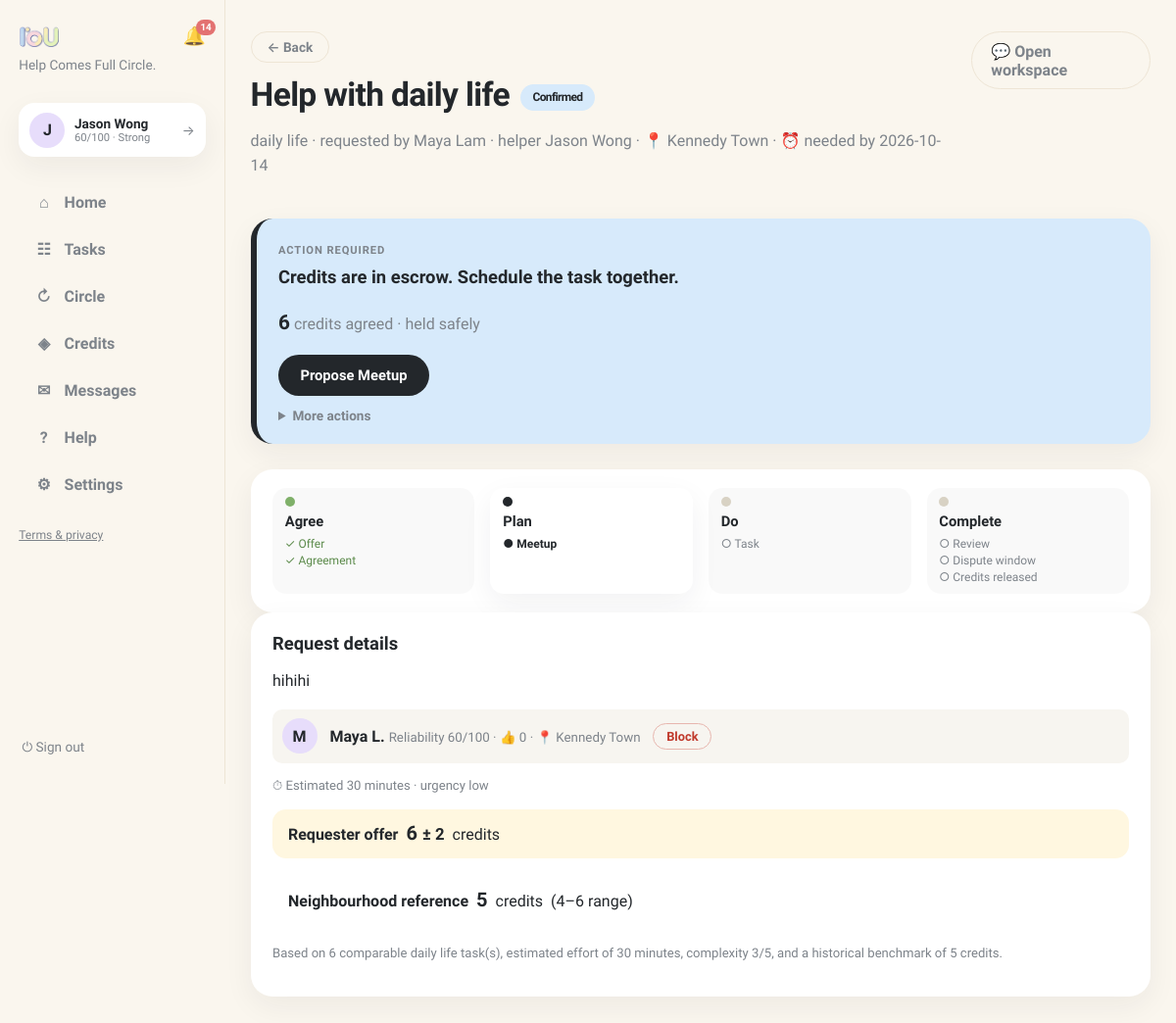
The page /requests/24 (signed in) on the database as committed earlier.
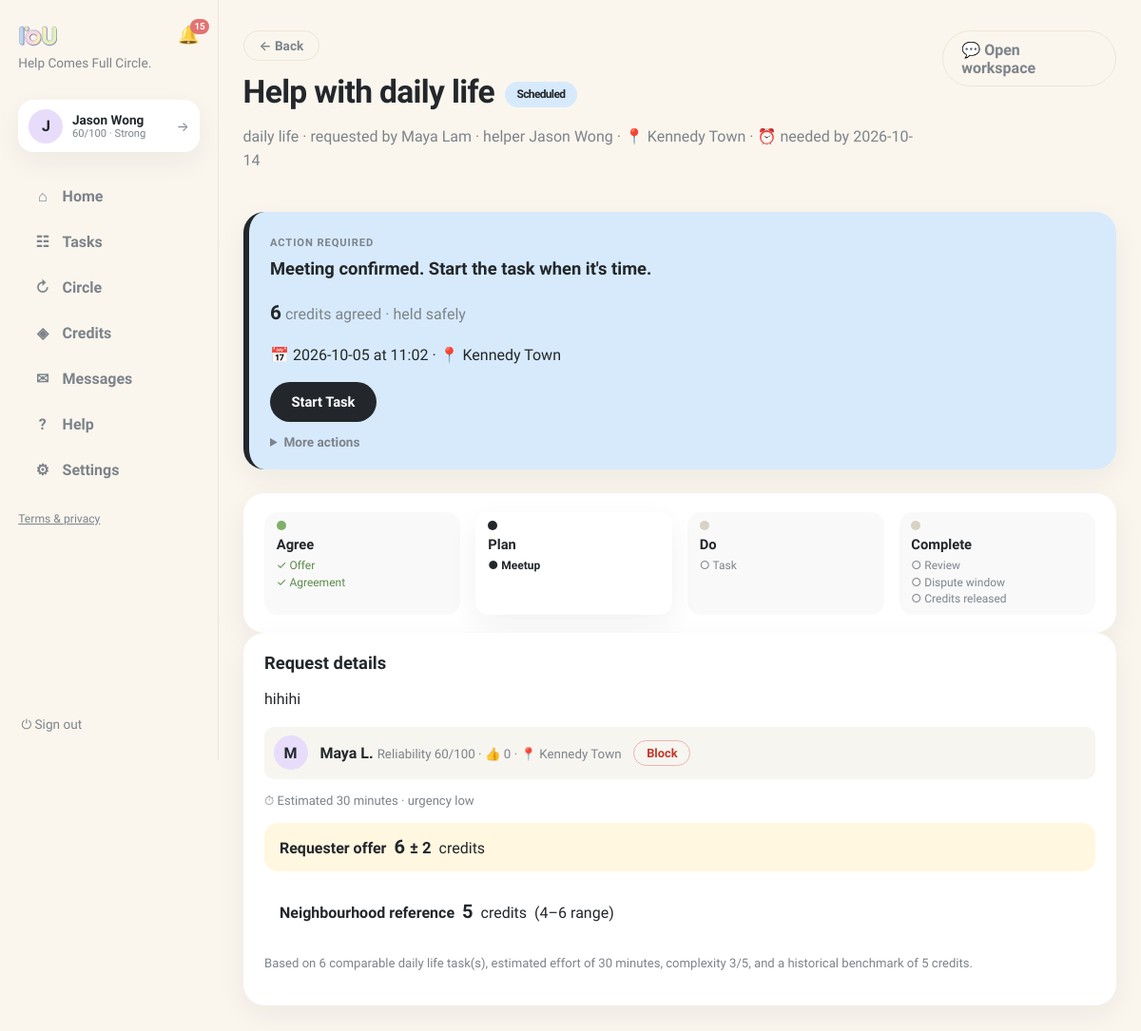
The same page on the database as committed later.
### tables this page shows
CREATE TABLE requests (
                id INTEGER PRIMARY KEY, title TEXT NOT NULL, description TEXT NOT NULL,
                category TEXT NOT NULL, requester_id INTEGER NOT NULL,
                status TEXT NOT NULL DEFAULT 'open', provider_id INTEGER,
                requester_value INTEGER, requester_buffer INTEGER,
                provider_value INTEGER, provider_buffer INTEGER,
                agreed_value INTEGER, negotiation_deadline TEXT,
                effort_minutes INTEGER, complexity INTEGER, quality_score INTEGER,
                completed_at TEXT,
                created_at TEXT NOT NULL, location TEXT, needed_by TEXT, urgency TEXT, meetup_date TEXT, meetup_time TEXT, meetup_location TEXT, preferred_time TEXT, completion_note TEXT, completion_evidence TEXT, confirm_requester INTEGER NOT NULL DEFAULT 0, confirm_provider INTEGER NOT NULL DEFAULT 0, started_at TEXT, provider_completed_at TEXT, requester_confirmed_at TEXT, release_at TEXT, proof_path TEXT, proof_status TEXT, dispute_eligible INTEGER NOT NULL DEFAULT 1, dispute_window_days INTEGER NOT NULL DEFAULT 3, settlement_value INTEGER, circle_id INTEGER, cancel_requested_by INTEGER, cancel_reason TEXT, cancel_compensation INTEGER NOT NULL DEFAULT 0, evidence_required INTEGER NOT NULL DEFAULT 1, duration_minutes INTEGER NOT NULL DEFAULT 0,
                FOREIGN KEY(requester_id) REFERENCES users(id),
                FOREIGN KEY(provider_id) REFERENCES users(id)
            );

### app.py (the view)
@app.get("/requests/{request_id}", response_class=HTMLResponse)
def request_detail(request: Request, request_id: int):
    user = current_user(request)
    if not user:
        return RedirectResponse("/login", status_code=303)
    with db() as connection:
        expire_negotiations(connection)
        advance_disputes(connection)
        item = load_request(connection, request_id)
        if not item:
            return render(request, "error.html", message="That request does not exist.")
        recommendations = {
            item["id"]: recommendation(
                connection, item["category"], item["effort_minutes"] or 30,
                item["complexity"] or 3, item["quality_score"] or 3,
            )
        }
        history = load_history(connection, user["id"])
        disputes = load_disputes(connection)
        offer = pending_message(connection, request_id, "offer")
        meetup = pending_message(connection, request_id, "meetup")
        message_count = connection.execute(
            "SELECT COUNT(*) c FROM messages WHERE request_id=?", (request_id,)
        ).fetchone()["c"]
        dispute = connection.execute(
            "SELECT * FROM disputes WHERE request_id=?", (request_id,)
        ).fetchone()
        requester_profile = connection.execute(
            "SELECT id,name,reliability,district FROM users WHERE id=?",
            (item["requester_id"],)).fetchone()
        requester_thumbs = connection.execute(
            "SELECT COUNT(*) c FROM transactions WHERE provider_id=? AND kudos_given=1",
            (item["requester_id"],)).fetchone()["c"]
    is_owner = item["requester_id"] == user["id"]
    is_provider = item["provider_id"] == user["id"]
    involved = is_owner or is_provider
    my_confirm = (is_owner and item["confirm_requester"]) or (is_provider and item["confirm_provider"])
    hero = hero_for(item, user["id"], offer, meetup, dispute, my_confirm)
    return render(
        request,
        "request_detail.html",
        item=item,
        recommendations=recommendations,
        history=history,
        disputes=disputes,
        pending_offer=offer,
        pending_meetup=meetup,
        dispute=dispute,
        message_count=message_count,
        is_owner=is_owner,
        is_provider=is_provider,
        involved=involved,
        my_confirm=my_confirm,
        requester_profile=requester_profile,
        requester_thumbs=requester_thumbs,
        hero=hero,
        status_label=STATUS_LABELS.get(item["status"], item["status"]),
        step_index=STATUS_STEP.get(item["status"], 0),
        timeline_steps=TIMELINE_STEPS,
        genre_emoji=GENRE_EMOJI,
    )

### templates/request_detail.html (shortened to what this page needs)
{% extends "base.html" %}
{% block content %}
{% set next = '/requests/' ~ item.id %}
<header class="page-head">
  <div>
    <a class="btn-ghost btn-back" href="javascript:history.back()">← Back</a>
    <h1 style="margin-top:.8rem">{{ item.title }} <span class="status s-{{ item.status }} title-status">{{ status_label }}</span></h1>
    <p class="muted">{{ item.category }} · requested by {{ item.requester_name }}{% if item.provider_name %} · helper {{ item.provider_name }}{% endif %}{% if item.location %} · 📍 {{ item.location }}{% endif %}{% if item.preferred_time %} · 🕒 meetup {{ item.preferred_time|replace('T',' ') }}{% elif item.needed_by %} · ⏰ needed by {{ item.needed_by }}{% endif %}</p>
  </div>
  {% if involved and message_count %}
  <a class="btn-ghost" href="/chat/{{ item.id }}">💬 Open workspace</a>
  {% endif %}
</header>
<section class="card action-card s-{{ item.status }}">
  <small class="action-kicker">{% if hero.actor == 'you' %}Action required{% elif hero.actor == 'other' %}Waiting for them{% else %}Current status{% endif %}</small>
  <p class="action-label">{{ hero.label }}</p>
  {% if item.agreed_value and item.status not in ('open','negotiating') %}
  <p class="hero-credits"><b>{{ item.agreed_value }}</b> credits agreed
    {% if item.status in ('confirmed','scheduled','in_progress','completion_submitted','disputed','mediation','human_review') %}· held safely{% endif %}
  </p>
  {% endif %}
  {% if item.status == 'scheduled' %}
  <p class="hero-meetup">📅 {{ item.meetup_date }} at {{ item.meetup_time }} · 📍 {{ item.meetup_location }}</p>
  {% endif %}
  <div class="hero-actions">
    {% if hero.action and item.status != 'open' %}
      {% if hero.action.modal %}
      <button class="btn-primary" data-modal-open="{{ hero.action.modal }}">{{ hero.action.text }}</button>
      {% else %}
      <a class="btn-primary" href="{{ hero.action.href }}">{{ hero.action.text }}</a>
      {% endif %}
    {% endif %}
  </div>
  {% set has_more = (item.status == 'open' and is_owner) or (item.status in ('disputed','mediation') and involved) or (involved and item.provider_id and item.status not in ('cancelled','completed','resolved')) or (item.status in ('completed_pending_release','completed','resolved') and (is_owner or involved)) %}
  {% if has_more %}
  <details class="more-actions"><summary>More actions</summary>
  </details>
  {% endif %}
</section>
{% if item.status != 'open' %}
<section class="card progress-card">
  {% include "_progress.html" %}
</section>
{% endif %}
<div class="detail-layout">
  <div class="card">
    <h2>Request details</h2>
    <p>{{ item.description }}</p>
    {% if requester_profile %}
    <div class="requester-preview">
      <div class="avatar">{{ requester_profile.name[0] }}</div>
      <div>
        <b>{{ requester_profile.name.split(' ')[0] }}{{ ' ' ~ requester_profile.name.split(' ')[-1][0] ~ '.' if requester_profile.name.split(' ')|length > 1 else '' }}</b>
        <small class="muted">Reliability {{ requester_profile.reliability }}/100 · 👍 {{ requester_thumbs }} · 📍 {{ item.location or requester_profile.district or 'nearby' }}</small>
      </div>
      {% if not is_owner %}<form method="post" action="/users/{{ item.requester_id }}/block"><input type="hidden" name="next" value="/requests/{{ item.id }}"><button class="btn-ghost btn-sm danger">Block</button></form>{% endif %}
    </div>
    {% endif %}
    {% if item.effort_minutes %}<p class="muted small">⏱ Estimated {{ item.effort_minutes }} minutes{% if item.urgency %} · urgency {{ item.urgency }}{% endif %}</p>{% endif %}
    <p class="offer"><b>Requester offer</b><span class="offer-num">{{ item.requester_value }} <small>± {{ item.requester_buffer }}</small></span> credits</p>
    <p class="ai-suggestion"><b>Neighbourhood reference</b><span class="offer-num">{{ recommendations[item.id].recommended }}</span> credits <span>({{ recommendations[item.id].range[0] }}–{{ recommendations[item.id].range[1] }} range)</span></p>
    <p class="muted small">{{ recommendations[item.id].explanation }}</p>
  </div>
</div>
{% endblock %}

### templates/base.html (shortened to what this page needs)
<!doctype html>
<html lang="en"><head><link rel="stylesheet" href="/static/style.css"></head>
<body class="app-body">
<nav class="sidebar">
  <div class="brand-row">
    <a class="brand" href="/"><img class="brand-logo" src="/static/iou-logo2.png" alt="IoU"></a>
    {% if user %}
    <a class="bell {% if page == 'notifications' %}active{% endif %}" href="/notifications" title="Notifications">🔔{% if unread_notifs or unread_msgs %}<span class="bell-badge">{{ (unread_notifs or 0) + (unread_msgs or 0) }}</span>{% endif %}</a>
    {% endif %}
  </div>
  <p class="brand-tag">Help Comes Full Circle.</p>
  {% if user %}
  <a class="side-user" href="/profile" title="Your profile">
    <div class="avatar">{{ user.name[0] }}</div>
    {% set sc = user.reliability if user.reliability is not none else 60 %}
    {% set lab = 'Suspended' if sc <= 0 else ('Restricted' if sc < 30 else ('Limited' if sc < 60 else ('Strong' if sc < 80 else 'Excellent'))) %}
    <div class="sidebar-user-meta"><b>{{ user.name }}</b>
      <small>{{ sc }}/100 · {{ lab }}</small>
    </div>
    <span class="side-user-arrow">→</span>
  </a>
  <div class="nav-links">
    <a class="nav-link {% if page == 'home' %}active{% endif %}" href="/"><span class="nav-ico">⌂</span>Home</a>
    <a class="nav-link {% if page == 'browse' %}active{% endif %}" href="/browse"><span class="nav-ico">☷</span>Tasks</a>
    <a class="nav-link {% if page == 'circle' %}active{% endif %}" href="/chain-invitations"><span class="nav-ico">↻</span>Circle{% if circle_pending %}<span class="unread-dot"></span>{% endif %}</a>
    <a class="nav-link {% if page == 'credits' %}active{% endif %}" href="/history"><span class="nav-ico">◈</span>Credits</a>
    <a class="nav-link {% if page == 'messages' %}active{% endif %}" href="/messages"><span class="nav-ico">✉</span>Messages{% if unread_msgs %}<span class="unread-dot"></span>{% endif %}</a>
    <a class="nav-link {% if page == 'help' %}active{% endif %}" href="/help"><span class="nav-ico">?</span>Help</a>
    <a class="nav-link {% if page == 'account' %}active{% endif %}" href="/account"><span class="nav-ico">⚙</span>Settings</a>
  </div>
  <p class="nav-footer"><a href="/legal">Terms &amp; privacy</a></p>
  <form method="post" action="/logout" class="side-logout"><button class="link-button" title="Sign out">⏻ Sign out</button></form>
  {% else %}
  <div class="nav-links">
    <a class="nav-link" href="/login"><span class="nav-ico">→</span>Sign in</a>
    <a class="nav-link" href="/register"><span class="nav-ico">＋</span>Create account</a>
  </div>
  <p class="nav-footer"><a href="/legal">Terms &amp; privacy</a></p>
  {% endif %}
</nav>
<main class="content {% block content_class %}{% endblock %}">{% block content %}{% endblock %}</main>
</body></html>

Rows that differ between the two databases and show on the page:
changed requests "Help with daily life": status "Confirmed" → "Scheduled"; meetup_date (not shown) → "2026-10-05"; meetup_time (not shown) → "11:02"; meetup_location (not shown) → "Kennedy Town"
Other text that changed with them:
{{ (unread_notifs or 0) + (unread_msgs or 0) }}: "14" → "15"
{{ hero.label }}: "Credits are in escrow. Schedule the task together." → "Meeting confirmed. Start the task when it's time."
{{ hero.action.text }}: (not shown) → "Start Task"
{{ hero.action.text }}: "Propose Meetup" → (not shown)
text now shown: "📅 at · 📍"
